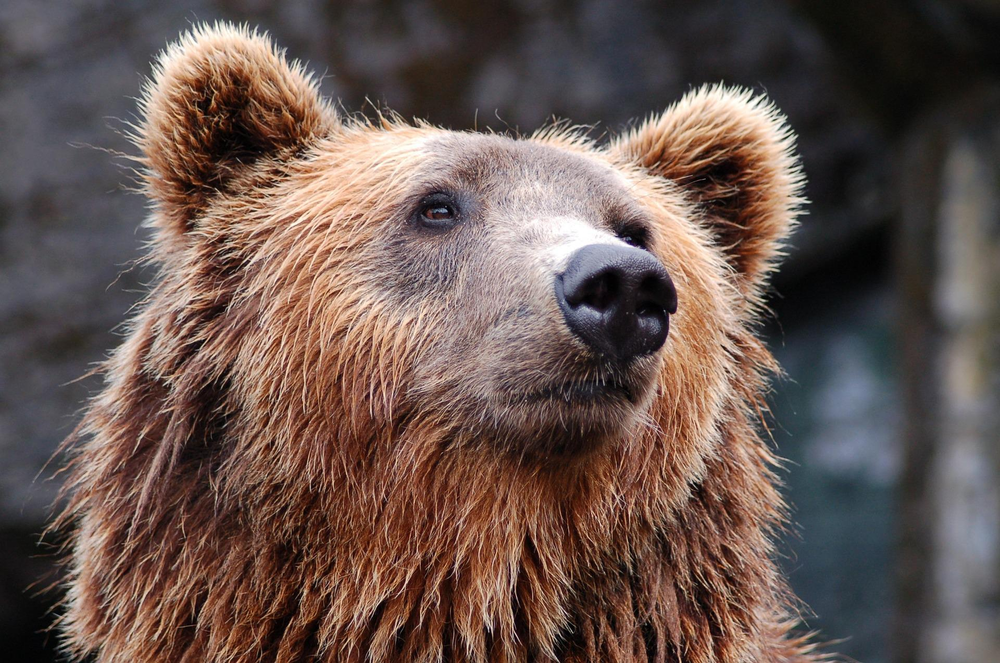
#> input picture images/bear.png, 1000 x 663 px, shrunk from 1920 x 1273 before the run; its folder holds 5 pictures in this run
$ python adaptive_threshold.py
#> lines starting #> are read from the running program, lines starting #| are printed output that depends on the picture; after the words box and inside, x2 and y2 are one past the last pixel; in counts of white or black regions, pixels touching at a corner belong together
import os
import cv2

# read an image from file
image_path = os.path.join(os.path.dirname(__file__), '..', 'images', 'bear.png')
image_path = os.path.abspath(image_path)
image = cv2.imread(image_path)
#> image is the input picture: shape (663, 1000, 3); mean B, G, R 79.2, 85.2, 103.7

# convert the image to grayscale
gray_image = cv2.cvtColor(image, cv2.COLOR_BGR2GRAY)
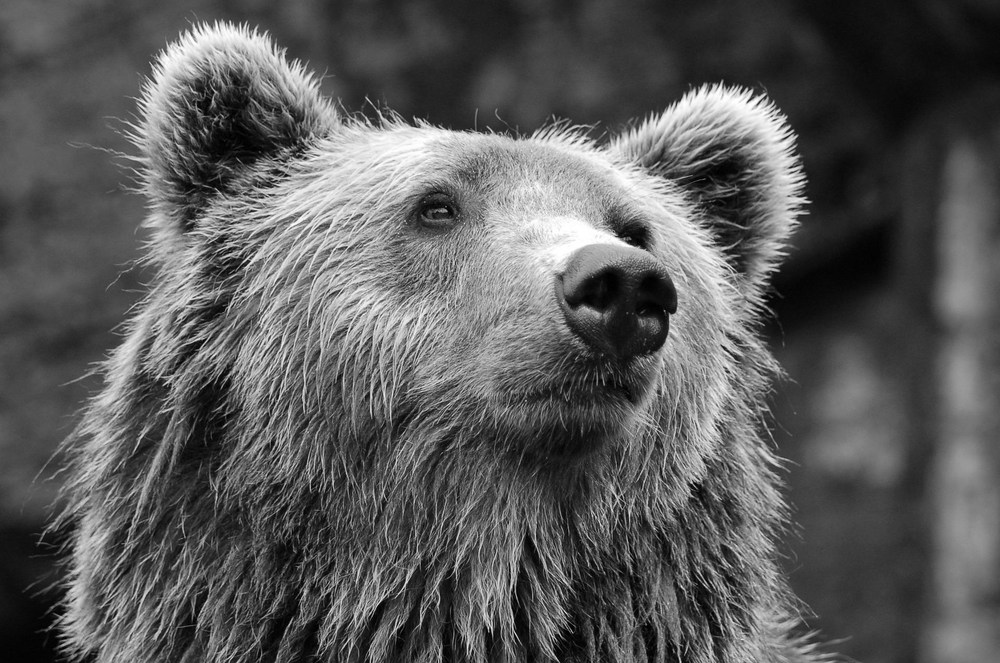
#> gray_image: shape (663, 1000); min 0, max 255, mean 90.1

# apply a global threshold to the image
thresh = cv2.adaptiveThreshold(
    gray_image,  # Use the grayscale image
    maxValue=255,
    adaptiveMethod=cv2.ADAPTIVE_THRESH_GAUSSIAN_C,
    thresholdType=cv2.THRESH_BINARY,
    blockSize=21,
    C=30
)# (source image, threshold value, max value to use with the THRESH_BINARY and THRESH_BINARY_INV thresholding types, thresholding type)
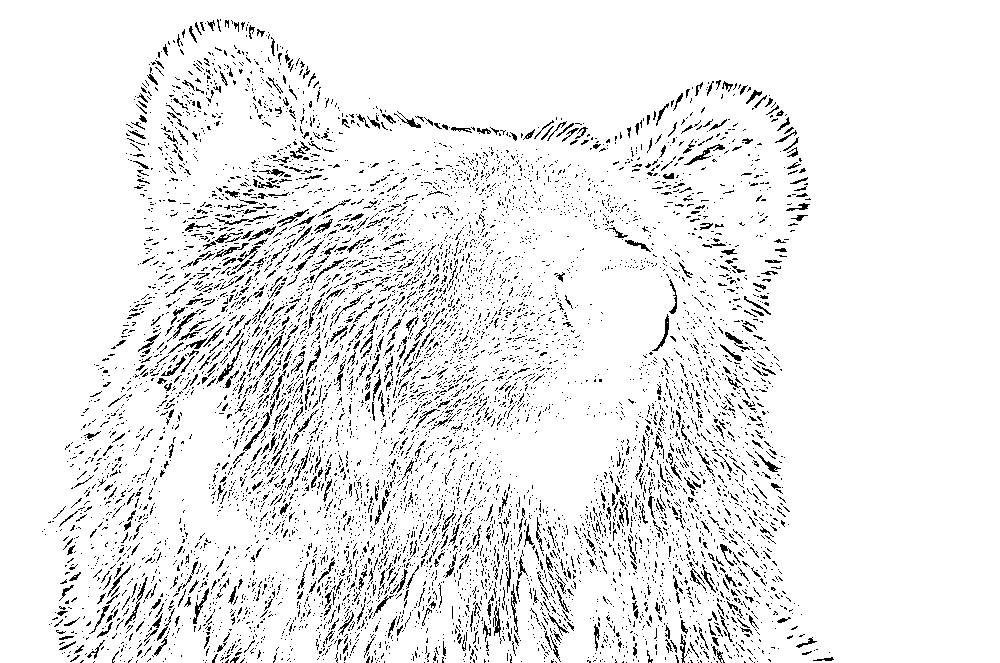
#> thresh: shape (663, 1000); 92.5% white; black in thin lines or dots, all inside (x1, y1, x2, y2) = (42, 19, 834, 663)

cv2.imshow('Original Image', image)
cv2.imshow('Grayscale Image', gray_image)
cv2.imshow('Global Thresholding', thresh)
cv2.waitKey(0)
